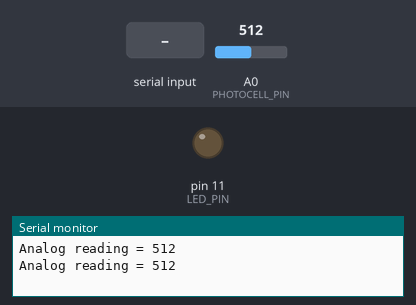
Simulated run of this sketch. Board: Arduino Uno, built with avr-gcc and run on an emulated ATmega328P. Parts: output pins drawn as LEDs (lit = HIGH), the last lines printed to the serial monitor. The inputs (shaded band) are chosen by the test bench; at power-on: A0 (PHOTOCELL_PIN) = 512.

Above: at 1.2 s.
1.3 s: "1" received over Serial
At 3.0 s:
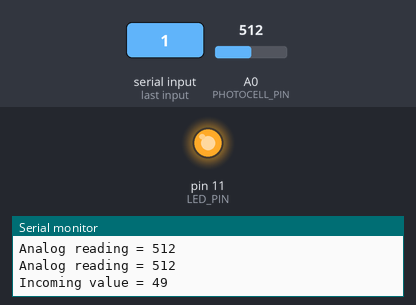
3.5 s: "0" received over Serial
At 4.6 s:
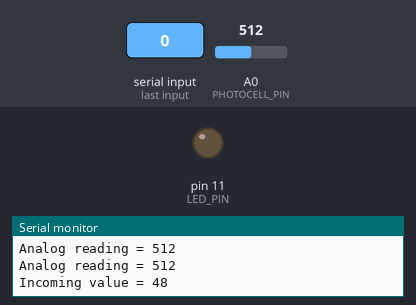
5.5 s: "2" received over Serial
At 7.4 s:
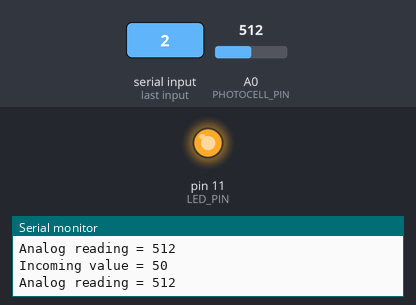
Timing chart, 0 to 8.9 s (numbered marks = the images above; inputs shaded):
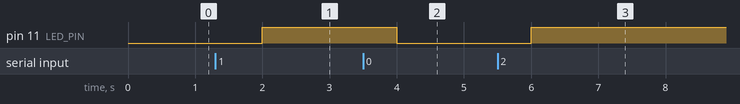

The sketch:

Both.ino
```cpp
#define LED_PIN 11
#define PHOTOCELL_PIN 0

void setup()
{
  Serial.begin( 9600 );

  pinMode( LED_PIN, OUTPUT );
  digitalWrite( LED_PIN, LOW );
}

void loop()
{
  int incoming = 0;
  int reading = analogRead( PHOTOCELL_PIN );

  Serial.print( "Analog reading = " );
  Serial.println( reading );

  if( Serial.available() > 0 )
  {
    incoming = Serial.read();

    if( incoming == 48 )
    {
      digitalWrite( LED_PIN, LOW );
    } else {
      digitalWrite( LED_PIN, HIGH );
    }

    Serial.print( "Incoming value = " );
    Serial.println( incoming );
  }

  delay( 1000 );
}
```

Measured:
- after the input at 1.3 s, pin 11 (LED_PIN): LOW → HIGH after 0.70 s
- after the input at 3.5 s, pin 11 (LED_PIN): HIGH → LOW after 0.50 s
- after the input at 5.5 s, pin 11 (LED_PIN): LOW → HIGH after 0.50 s
